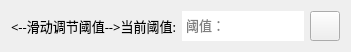
  <widget class="QWidget" name="verticalLayoutWidget_6">
   <property name="geometry">
    <rect>
     <x>1330</x>
     <y>260</y>
     <width>351</width>
     <height>41</height>
    </rect>
   </property>
   <layout class="QHBoxLayout" name="threshold">
    <item>
     <widget class="QLabel" name="lab_threshold">
      <property name="maximumSize">
       <size>
        <width>16777215</width>
        <height>30</height>
       </size>
      </property>
      <property name="font">
       <font>
        <family>Microsoft YaHei UI Light</family>
        <pointsize>10</pointsize>
        <underline>false</underline>
       </font>
      </property>
      <property name="cursor">
       <cursorShape>PointingHandCursor</cursorShape>
      </property>
      <property name="text">
       <string>&lt;--滑动调节阈值--&gt;当前阈值:</string>
      </property>
      <property name="alignment">
       <set>Qt::AlignCenter</set>
      </property>
     </widget>
    </item>
    <item>
     <widget class="QTextBrowser" name="thresholdValue">
      <property name="maximumSize">
       <size>
        <width>16777215</width>
        <height>30</height>
       </size>
      </property>
      <property name="font">
       <font>
        <family>Microsoft YaHei UI Light</family>
        <pointsize>10</pointsize>
        <weight>50</weight>
        <bold>false</bold>
       </font>
      </property>
      <property name="cursor" stdset="0">
       <cursorShape>PointingHandCursor</cursorShape>
      </property>
      <property name="frameShape">
       <enum>QFrame::NoFrame</enum>
      </property>
      <property name="lineWidth">
       <number>1</number>
      </property>
      <property name="verticalScrollBarPolicy">
       <enum>Qt::ScrollBarAlwaysOff</enum>
      </property>
      <property name="horizontalScrollBarPolicy">
       <enum>Qt::ScrollBarAlwaysOff</enum>
      </property>
      <property name="lineWrapMode">
       <enum>QTextEdit::NoWrap</enum>
      </property>
      <property name="overwriteMode">
       <bool>true</bool>
      </property>
      <property name="placeholderText">
       <string>阈值：</string>
      </property>
     </widget>
    </item>
    <item>
     <widget class="QPushButton" name="btn_saveThreshold">
      <property name="maximumSize">
       <size>
        <width>30</width>
        <height>30</height>
       </size>
      </property>
      <property name="text">
       <string/>
      </property>
      <property name="icon">
       <iconset>
        <normaloff>image/entryParking.png</normaloff>image/entryParking.png</iconset>
      </property>
     </widget>
    </item>
   </layout>
  </widget>
